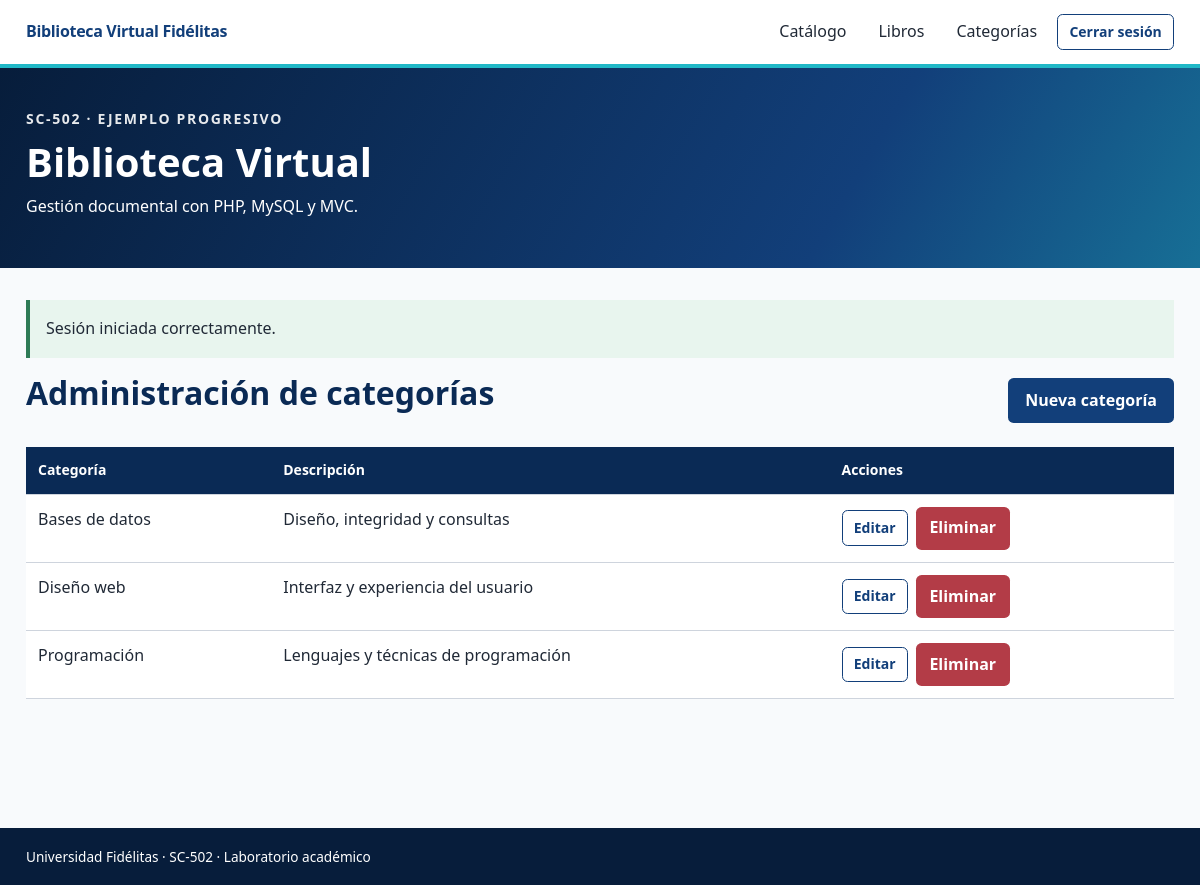
Page /08_Autenticacion/proyecto/public/index.php?accion=categorias (signed in) on the committed database.
### tables this page shows
CREATE TABLE IF NOT EXISTS categorias (
 id INT UNSIGNED AUTO_INCREMENT PRIMARY KEY,
 nombre VARCHAR(100) NOT NULL UNIQUE,
 descripcion VARCHAR(300) NULL
);

### 08_Autenticacion/proyecto/app/Core/View.php (called while the page is built, shortened)
<?php
final class View
{
    public static function render(string $plantilla, array $datos = [],
        string $titulo = 'Biblioteca Virtual'): void
    {
        $base = dirname(__DIR__) . '/Views/';
        $ruta = $base . $plantilla . '.php';
        extract($datos, EXTR_SKIP);
        require $base . 'layouts/header.php';
        require $ruta;
        require $base . 'layouts/footer.php';
    }
}

### 08_Autenticacion/proyecto/app/Controllers/CategoriaController.php (called while the page is built, shortened)
<?php
final class CategoriaController {
    private Categoria $categorias;
    public function __construct(PDO $db){$this->categorias=new Categoria($db);}
    public function indice(): void {$this->autorizar();View::render('categorias/index',
        ['categorias'=>$this->categorias->listar()],'Categorías');}
}

### 08_Autenticacion/proyecto/public/index.php (called while the page is built, shortened)
<?php
spl_autoload_register(function(string $nombre): void {
    $ruta=dirname(__DIR__).'/app/'.str_replace('\\','/',substr($nombre,4)).'.php';
});
require dirname(__DIR__).'/app/Core/helpers.php';
try {
    (new \App\Core\Router(\App\Core\Database::conectar()))->ejecutar();
} catch (\App\Core\HttpException $ex) {
    $codigo=$ex->getCode();
    http_response_code(($codigo>=400 && $codigo<=599)?$codigo:400);
    \App\Core\View::render('errores/error',['encabezado'=>'Solicitud no completada',
        'mensaje'=>$ex->getMessage()],'Aviso');
} catch (\Throwable $ex) {
    error_log((string)$ex);
    http_response_code(503);
    \App\Core\View::render('errores/error',[
        'encabezado'=>'Servicio temporalmente no disponible',
        'mensaje' => 'No se pudo completar la solicitud. Revise la conexión PDO, '
            . 'los scripts SQL y los permisos del proyecto.',
    ],'Error');
}

### 08_Autenticacion/proyecto/app/Core/helpers.php (called while the page is built, shortened)
<?php
function e(mixed $valor): string {return htmlspecialchars((string)($valor??''),
    ENT_QUOTES|ENT_SUBSTITUTE,'UTF-8');}
function ruta(string $accion='catalogo',?int $id=null): string {
    $url='index.php?accion='.rawurlencode($accion);
    return $id===null?$url:$url.'&id='.$id;
}

### 08_Autenticacion/proyecto/app/Core/Procedimientos.php (called while the page is built, shortened)
<?php
final class Procedimientos
{
    public static function filas(PDO $db, string $nombre, array $parametros = []): array
    {
        $marcas = implode(',', array_fill(0, count($parametros), '?'));
        $consulta = $db->prepare('CALL ' . $nombre . '(' . $marcas . ')');
        $consulta->execute();
        try {
            return $consulta->fetchAll(PDO::FETCH_ASSOC);
        } finally {
            $consulta->closeCursor();
        }
    }
}

### 08_Autenticacion/proyecto/app/Models/Categoria.php (called while the page is built, shortened)
<?php
final class Categoria {
    public function listar(): array {return Procedimientos::filas($this->db,'sp_categoria_listar');}
}

### 08_Autenticacion/proyecto/app/Views/categorias/index.php (the view, shortened to what this page needs)
<div class="barra">
<h2>Administración de categorías</h2>
<a class="btn btn-primary" href="<?=e(ruta('categoria_crear'))?>">Nueva categoría</a>
</div>
<div class="tabla-externa">
<table>
<thead>
<tr>
<th>Categoría</th>
<th>Descripción</th>
<th>Acciones</th>
</tr>
</thead>
<tbody>
<?php foreach($categorias as $c): ?><tr>
<td><?=e($c['nombre'])?></td>
<td><?=e($c['descripcion'])?></td>
<td>
<div class="acciones-tabla">
<a class="btn btn-sm btn-outline" href="<?=e(ruta('categoria_editar',(int)$c['id']))?>">Editar</a>
<form method="post"
    action="<?=e(ruta('categoria_eliminar', (int)$c['id']))?>"
    onsubmit="return confirm('¿Eliminar esta categoría?')">
<button class="boton-peligro" type="submit">Eliminar</button>
</form>
</div>
</td>
</tr><?php endforeach; ?></tbody>
</table>
</div>

### 08_Autenticacion/proyecto/public/assets/css/ort-fidelitas.css (style rules this page uses)
:root { --fid-primary:#123f7a; --fid-primary-dark:#0a2a55; --fid-primary-deep:#071d3b; --fid-accent:#20b8c7; --fid-accent-dark:#158591; --fid-purple:#6c3aa6; --fid-magenta:#d83c87; --fid-yellow:#f2c319; --fid-white:#fff; --fid-black:#111827; --fid-gray-900:#202936; --fid-gray-700:#526072; --fid-gray-500:#8792a2; --fid-gray-300:#ced4dd; --fid-gray-100:#f1f4f7; --fid-gray-050:#f8fafc; --fid-success:#2e7b56; --fid-success-soft:#e8f5ee; --fid-warning:#a46b00; --fid-warning-soft:#fff5dc; --fid-danger:#b33c47; --fid-danger-soft:#fae9eb; --fid-info:#176f96; --fid-info-soft:#e7f4f9; --fid-before:#5265a8; --fid-before-soft:#edf0fb; --fid-during:#123f7a; --fid-during-soft:#eaf1f8; --fid-after:#278577; --fid-after-soft:#e7f5f2; --fid-font:"Segoe UI",Arial,Helvetica,sans-serif; --fid-mono:"Cascadia Code",Consolas,"Courier New",monospace; --fid-radius:.65rem; --fid-radius-sm:.35rem; --fid-radius-lg:1rem; --fid-pill:999px; --fid-border:1px solid var(--fid-gray-300); --fid-shadow-sm:0 2px 8px rgba(10,42,85,.08); --fid-shadow:0 8px 24px rgba(10,42,85,.12); --fid-container:1180px; }
*,*::before,*::after { box-sizing:border-box }
html { scroll-behavior:smooth; font-size:16px }
body { margin:0; min-height:100vh; font-family:var(--fid-font); line-height:1.6; color:var(--fid-gray-900); background:var(--fid-gray-050) }
button,input,select,textarea { font:inherit }
h1,h2,h3,h4,h5,h6 { margin:0 0 1rem; color:var(--fid-primary-dark); line-height:1.2; font-weight:700 }
h2 { font-size:clamp(1.65rem,4vw,2rem) }
a { color:var(--fid-primary); text-underline-offset:.15em }
.btn { display:inline-flex; align-items:center; justify-content:center; gap:.5rem; min-height:2.5rem; padding:.55rem 1rem; border:1px solid transparent; border-radius:var(--fid-radius-sm); font-weight:650; text-decoration:none; transition:180ms ease }
.btn-primary { background:var(--fid-primary); color:#fff }
.btn-outline { border-color:var(--fid-primary); background:transparent; color:var(--fid-primary) }
.btn-sm { min-height:2rem; padding:.35rem .7rem; font-size:.875rem }
form { width:100% }
table,.table { width:100%; border-collapse:collapse; background:#fff }
th,td { padding:.75rem; border-bottom:1px solid var(--fid-gray-300); text-align:left; vertical-align:top }
thead th { background:var(--fid-primary-dark); color:#fff; font-size:.875rem }

### 08_Autenticacion/proyecto/public/assets/css/biblioteca.css (style rules this page uses)
:root { --biblioteca-azul:#123f7a; --biblioteca-celeste:#20b8c7 }
.barra { display:flex; justify-content:space-between; align-items:center; gap:1rem; flex-wrap:wrap; margin-bottom:1.2rem }
.acciones-tabla { display:flex; gap:.5rem; flex-wrap:wrap; align-items:center }
.acciones-tabla form { display:inline; width:auto }
.boton-peligro { background:#b33c47; border:0; color:#fff; border-radius:.35rem; padding:.55rem .85rem; cursor:pointer; font-weight:700 }
.tabla-externa { overflow-x:auto }
.tabla-externa table { min-width:660px }

### rows in the picture
categorias: nombre "Bases de datos", descripcion "Diseño, integridad y consultas"
categorias: nombre "Diseño web", descripcion "Interfaz y experiencia del usuario"
categorias: nombre "Programación", descripcion "Lenguajes y técnicas de programación"

### other values in the picture
$aviso "Sesión iniciada correctamente."
